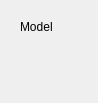
                                 <widget class="QWidget" name="TabLensfunVignette">
                                  <property name="geometry">
                                   <rect>
                                    <x>0</x>
                                    <y>0</y>
                                    <width>98</width>
                                    <height>103</height>
                                   </rect>
                                  </property>
                                  <attribute name="label">
                                   <string>Vignetting (Lensfun)</string>
                                  </attribute>
                                  <layout class="QVBoxLayout" name="verticalLayout_263">
                                   <item>
                                    <widget class="QWidget" name="widget_166" native="true">
                                     <layout class="QVBoxLayout" name="verticalLayout_264">
                                      <item>
                                       <widget class="QWidget" name="widget_168" native="true">
                                        <layout class="QHBoxLayout" name="horizontalLayout_91">
                                         <property name="leftMargin">
                                          <number>0</number>
                                         </property>
                                         <property name="topMargin">
                                          <number>0</number>
                                         </property>
                                         <property name="rightMargin">
                                          <number>0</number>
                                         </property>
                                         <property name="bottomMargin">
                                          <number>0</number>
                                         </property>
                                         <item>
                                          <widget class="QLabel" name="label_11">
                                           <property name="text">
                                            <string>Model</string>
                                           </property>
                                          </widget>
                                         </item>
                                         <item>
                                          <widget class="QWidget" name="LfunVignetteModelWidget" native="true"/>
                                         </item>
                                         <item>
                                          <spacer name="horizontalSpacer_61">
                                           <property name="orientation">
                                            <enum>Qt::Horizontal</enum>
                                           </property>
                                           <property name="sizeHint" stdset="0">
                                            <size>
                                             <width>40</width>
                                             <height>10</height>
                                            </size>
                                           </property>
                                          </spacer>
                                         </item>
                                        </layout>
                                       </widget>
                                      </item>
                                      <item>
                                       <widget class="QWidget" name="LfunVignettePoly6Container" native="true">
                                        <layout class="QVBoxLayout" name="verticalLayout_262">
                                         <property name="leftMargin">
                                          <number>0</number>
                                         </property>
                                         <property name="topMargin">
                                          <number>0</number>
                                         </property>
                                         <property name="rightMargin">
                                          <number>0</number>
                                         </property>
                                         <property name="bottomMargin">
                                          <number>0</number>
                                         </property>
                                         <item>
                                          <widget class="QWidget" name="LfunVignettePoly6K1Widget" native="true"/>
                                         </item>
                                         <item>
                                          <widget class="QWidget" name="LfunVignettePoly6K2Widget" native="true"/>
                                         </item>
                                         <item>
                                          <widget class="QWidget" name="LfunVignettePoly6K3Widget" native="true"/>
                                         </item>
                                        </layout>
                                       </widget>
                                      </item>
                                     </layout>
                                    </widget>
                                   </item>
                                   <item>
                                    <spacer name="verticalSpacer_87">
                                     <property name="orientation">
                                      <enum>Qt::Vertical</enum>
                                     </property>
                                     <property name="sizeHint" stdset="0">
                                      <size>
                                       <width>20</width>
                                       <height>40</height>
                                      </size>
                                     </property>
                                    </spacer>
                                   </item>
                                  </layout>
                                 </widget>
